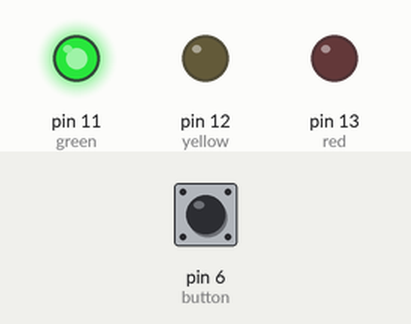
Recording of a sketch running on a simulated Arduino Uno, built with avr-gcc and run on an emulated ATmega328P. Shown: output pins drawn as LEDs (lit = HIGH). The test bench sets the inputs (shaded band); at power-on: pin 6 (button) LOW.

Above: at 1.2 s.
1.3 s: pin 6 (button) pulled HIGH for 0.15 s
At 1.7 s:
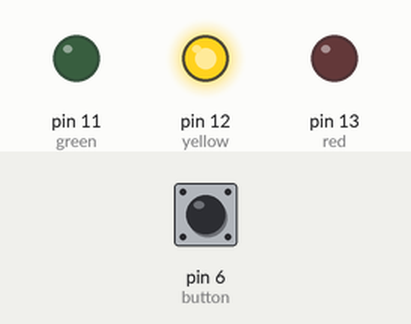
At 5.2 s:
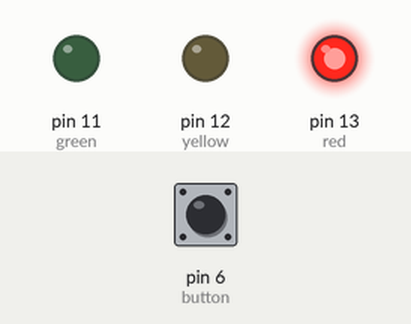
Timing chart, 0 to 12.8 s (numbered marks = the images above; inputs shaded):
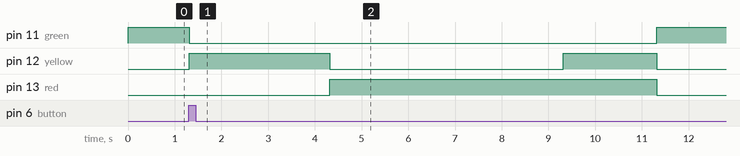

The sketch:

traffic_lights.ino
```cpp
const int red = 13;
const int yellow = 12;
const int green = 11;
const int button = 6;


void setup() {
  pinMode(red, OUTPUT);
  pinMode(yellow, OUTPUT);
  pinMode(green, OUTPUT);
  pinMode(button, INPUT);
  digitalWrite(green, HIGH);

}

void loop() {
  if(digitalRead(button) == HIGH) {
    delay(15); // software debounce
    if(digitalRead(button) == HIGH) {
      changeLights();
      delay(15000);
    }
  }

}

void changeLights() {
  // green off, yellow on for 3 secs
  digitalWrite(green, LOW);
  digitalWrite(yellow, HIGH);
  delay(3000);

  // yellow off, red on for 5 secs
  digitalWrite(yellow, LOW);
  digitalWrite(red, HIGH);
  delay(5000);

  // red and yellow on for 2 secs, red is already on
  digitalWrite(yellow, HIGH);
  delay(2000);

  // red and yellow off, green on for 3 secs
  digitalWrite(yellow, LOW);
  digitalWrite(red, LOW);
  digitalWrite(green, HIGH);
  delay(3000);

}
```

Measured:
- after the input at 1.3 s, pin 11 (green): HIGH → LOW at once, → HIGH 10.0 s later; pin 12 (yellow): LOW → HIGH at once, → LOW 3.0 s later, → HIGH 5.0 s later, → LOW 2.0 s later; pin 13 (red): LOW → HIGH after 3.0 s, → LOW 7.0 s later
